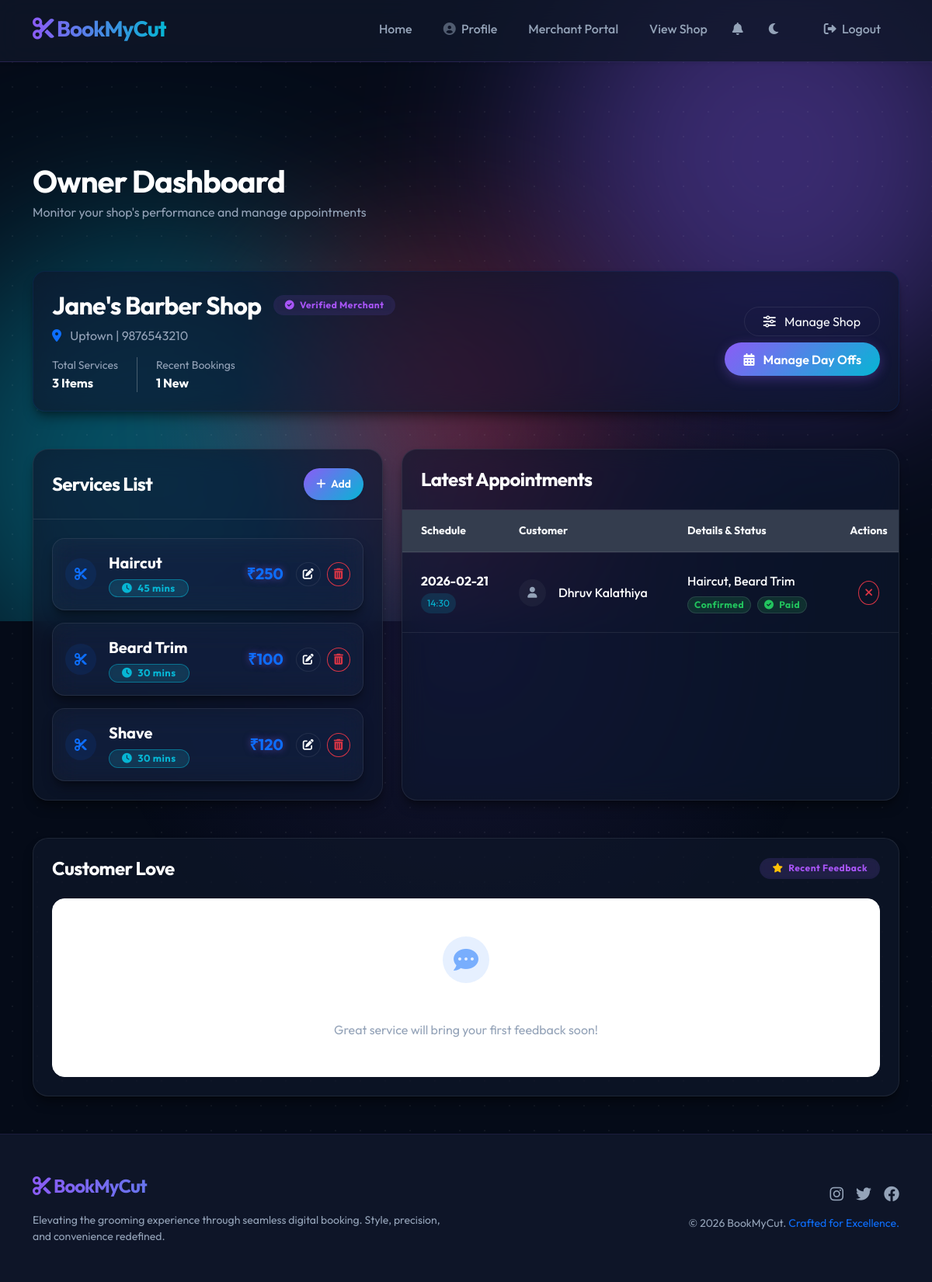
The page /owner/dashboard (signed in) on the database as committed earlier.
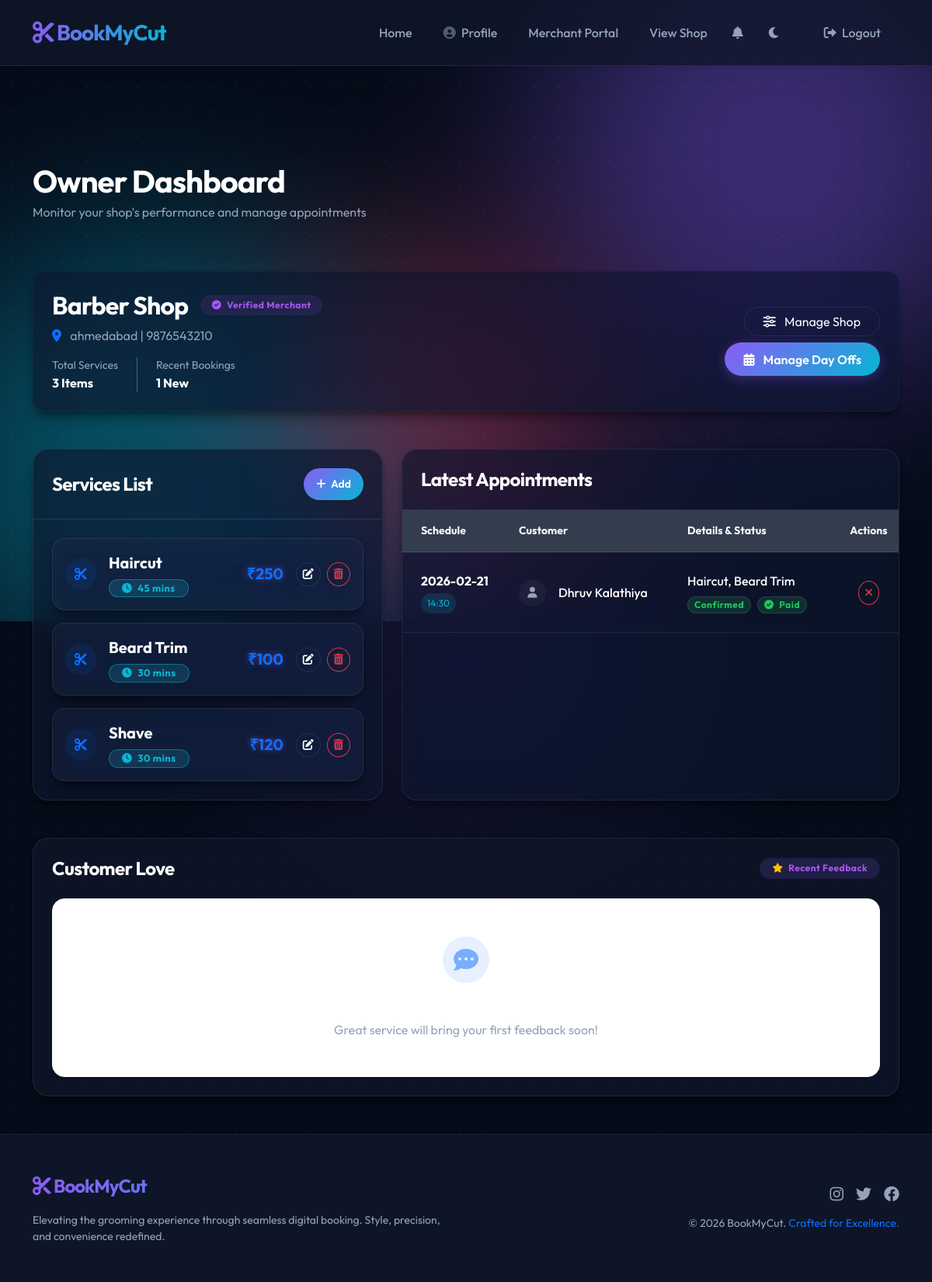
The same page on the database as committed later.
### tables this page shows
CREATE TABLE shops (
    id INTEGER PRIMARY KEY AUTOINCREMENT,
    owner_id INTEGER NOT NULL,
    name VARCHAR(100) NOT NULL,
    area VARCHAR(100) NOT NULL,
    address TEXT NOT NULL,
    description TEXT,
    contact_number VARCHAR(20),
    shop_image VARCHAR(255),
    created_at TIMESTAMP DEFAULT (datetime('now', 'localtime')),
    FOREIGN KEY (owner_id) REFERENCES users(id) ON DELETE CASCADE
);

### app.py (the view)
@app.route('/owner/dashboard')
def owner_dashboard():
    if not is_logged_in() or not is_owner():
        return redirect(url_for('login'))
    cursor = get_db_cursor()
    cursor.execute('SELECT * FROM shops WHERE owner_id = ?', (session['id'],))
    shop = cursor.fetchone()
    services = []
    appointments = []
    reviews = []
    if shop:
        cursor.execute('SELECT * FROM services WHERE shop_id = ?', (shop['id'],))
        services = cursor.fetchall()
        cursor.execute('''
            SELECT a.*, u.name as user_name, GROUP_CONCAT(s.name, ', ') as services_list, p.amount, p.status as payment_status
            FROM appointments a
            JOIN users u ON a.user_id = u.id
            LEFT JOIN appointment_services asrv ON a.id = asrv.appointment_id
            LEFT JOIN services s ON asrv.service_id = s.id
            LEFT JOIN payments p ON a.id = p.appointment_id
            WHERE a.shop_id = ?
            GROUP BY a.id
            ORDER BY a.appointment_date DESC, a.appointment_time DESC
        ''', (shop['id'],))
        appointments = cursor.fetchall()
        cursor.execute('''
            SELECT r.*, u.name as user_name
            FROM reviews r
            JOIN users u ON r.user_id = u.id
            WHERE r.shop_id = ?
            ORDER BY r.created_at DESC
        ''', (shop['id'],))
        reviews = cursor.fetchall()
    return render_template('owner_dashboard.html', shop=shop, services=services, appointments=appointments, reviews=reviews)

### templates/owner_dashboard.html (shortened to what the changed rows need)
{% extends 'base.html' %}
{% block content %}
<div class="row align-items-center mb-5 fade-in">
    <div class="col-12">
        <h1 class="fw-bold text-white mb-1">Owner Dashboard</h1>
    </div>
</div>
{% if not shop %}
<div class="glass-card p-5 text-center fade-in rounded-5">
    <div class="bg-surface-color p-4 rounded-circle d-inline-flex mx-auto mb-4 animate-float">
        <i class="fas fa-store-slash fa-4x text-warning opacity-50"></i>
    </div>
    <h2 class="text-white fw-bold mb-3">Shop Profile Incomplete</h2>
    <p class="text-muted mb-5 fs-5 mx-auto col-md-6">Welcome! To start receiving bookings, first set up your
        professional shop profile.</p>
    <a href="{{ url_for('add_shop') }}" class="btn btn-primary btn-lg rounded-pill px-5 py-3 shadow-xl">Setup My Shop <i
            class="fas fa-arrow-right ms-2"></i></a>
</div>
{% else %}
<div class="glass-card p-4 mb-5 fade-in rounded-4 shadow-xl border-primary border-opacity-10">
    <div class="row align-items-center">
        <div class="col-md-8">
            <div class="d-flex align-items-center mb-2">
                <h2 class="fw-bold text-white mb-0 me-3">{{ shop.name }}</h2>
                <span class="badge badge-soft-primary rounded-pill"><i class="fas fa-check-circle me-1"></i> Verified
                    Merchant</span>
            </div>
            <p class="text-muted mb-3"><i class="fas fa-map-marker-alt text-primary me-2"></i> {{ shop.area }} | {{
                shop.contact_number }}</p>
            <div class="d-flex gap-3">
                <div class="text-start">
                    <span class="text-muted small d-block">Total Services</span>
                    <span class="text-white fw-bold">{{ services|length }} Items</span>
                </div>
                <div class="text-start">
                    <span class="text-muted small d-block">Recent Bookings</span>
                    <span class="text-white fw-bold">{{ appointments|length }} New</span>
                </div>
            </div>
        </div>
        <div class="col-md-4 text-md-end mt-4 mt-md-0 d-flex flex-column gap-2 align-items-md-end">
            <a href="{{ url_for('edit_shop') }}" class="btn btn-outline-light rounded-pill px-4 card-hover-effect">
                <i class="fas fa-sliders-h me-2"></i> Manage Shop
            </a>
            <a href="{{ url_for('manage_dayoffs') }}" class="btn btn-primary rounded-pill px-4 card-hover-effect">
                <i class="fas fa-calendar-alt me-2"></i> Manage Day Offs
            </a>
        </div>
    </div>
</div>
<div class="row g-4">
    <div class="col-lg-5">
        <div class="glass-card h-100 fade-in delay-1 overflow-hidden">
            <div
                class="p-4 border-bottom border-white border-opacity-10 d-flex justify-content-between align-items-center">
                <h4 class="mb-0 fw-bold text-white">Services List</h4>
                <a href="{{ url_for('add_service') }}" class="btn btn-sm btn-primary rounded-pill px-3 shadow-sm">
                    <i class="fas fa-plus me-1"></i> Add
                </a>
            </div>
            <div class="p-4">
                {% if services %}
                <div class="d-flex flex-column gap-3">
                    {% for service in services %}
                    <div class="glass-card p-3 border-opacity-10 rounded-4 d-flex justify-content-between align-items-center card-hover-effect"
                        style="background: var(--card-sub-bg);">
                        <div class="d-flex align-items-center">
                            <div class="bg-primary bg-opacity-10 p-2 rounded-circle me-3 d-flex align-items-center justify-content-center"
                                style="width: 40px; height: 40px;">
                                <i class="fas fa-scissors text-primary"></i>
                            </div>
                            <div>
                                <span class="text-white-adaptive fw-bold d-block fs-5 mb-1">{{ service.name }}</span>
                                <span class="badge badge-soft-secondary rounded-pill px-3 py-1"
                                    style="font-size: 0.8rem; border: 1px solid var(--secondary-glow);">
                                    <i class="fas fa-clock me-1"></i> {{ service.duration_minutes }} mins
                                </span>
                            </div>
                        </div>
                        <div class="d-flex align-items-center gap-2">
                            <span class="text-primary fw-bold fs-5 me-2"
                                style="text-shadow: 0 0 10px var(--primary-glow);">₹{{
                                service.price }}</span>
                            <div class="d-flex gap-2">
                                <a href="{{ url_for('edit_service', service_id=service.id) }}"
                                    class="btn btn-outline-light btn-sm rounded-circle px-2" title="Edit Service">
                                    <i class="fas fa-edit"></i>
                                </a>
                                <form action="{{ url_for('delete_service', service_id=service.id) }}" method="POST"
                                    class="d-inline"
                                    onsubmit="return confirm('Are you sure you want to delete this service?');">
                                    <button type="submit" class="btn btn-outline-danger btn-sm rounded-circle px-2"
                                        title="Delete Service">
                                        <i class="fas fa-trash-alt"></i>
                                    </button>
                                </form>
                            </div>
                        </div>
                    </div>
                    {% endfor %}
                </div>
                {% else %}
                <div class="text-center py-5">
                    <i class="fas fa-concierge-bell fa-2x text-muted opacity-25 mb-3"></i>
                    <p class="text-muted">No services listed yet.</p>
                </div>
                {% endif %}
            </div>
        </div>
    </div>
    <div class="col-lg-7">
        <div class="glass-card h-100 fade-in delay-2 overflow-hidden">
            <div class="p-4 border-bottom border-white border-opacity-10">
                <h4 class="mb-0 fw-bold text-white">Latest Appointments</h4>
            </div>
            <div class="p-0">
                {% if appointments %}
                <div class="table-responsive">
                    <table class="table table-dark table-hover mb-0" style="--bs-table-bg: transparent;">
                        <thead class="bg-white bg-opacity-5">
                            <tr class="text-muted small">
                                <th class="ps-4 py-3">Schedule</th>
                                <th class="py-3">Customer</th>
                                <th class="py-3">Details & Status</th>
                                <th class="py-3 text-center">Actions</th>
                            </tr>
                        </thead>
                        <tbody>
                            {% for appt in appointments %}
                            <tr class="border-bottom border-white border-opacity-5 align-middle">
                                <td class="ps-4 py-4">
                                    <div class="text-white fw-bold">{{ appt.appointment_date }}</div>
                                    <div
                                        class="badge-soft-secondary rounded-pill x-small px-2 py-1 mt-1 d-inline-block">
                                        {{ appt.appointment_time }}</div>
                                </td>
                                <td class="py-4">
                                    <div class="d-flex align-items-center">
                                        <div class="bg-secondary bg-opacity-10 rounded-circle w-35 h-35 d-flex align-items-center justify-content-center me-3"
                                            style="width: 35px; height: 35px;">
                                            <i class="fas fa-user text-muted small"></i>
                                        </div>
                                        <span class="text-white fw-medium">{{ appt.user_name }}</span>
                                    </div>
                                </td>
                                <td class="py-4">
                                    <div class="text-light fs-6 mb-2 fw-medium">{{ appt.services_list|truncate(40) }}
                                    </div>
                                    <div class="d-flex gap-2">
                                        <span
                                            class="badge badge-soft-{{ 'success' if appt.status == 'confirmed' else ('info' if appt.status == 'completed' else ('danger' if appt.status == 'cancelled' else 'warning')) }} px-2 py-1"
                                            style="border: 1px solid var(--inner-border);">
                                            {{ appt.status|title }}
                                        </span>
                                        {% if appt.payment_status == 'paid' %}
                                        <span class="badge badge-soft-success px-2 py-1"
                                            style="border: 1px solid var(--inner-border);">
                                            <i class="fas fa-check-circle me-1"></i> Paid
                                        </span>
                                        {% elif appt.payment_status == 'partially_paid' %}
                                        <span class="badge badge-soft-warning px-2 py-1"
                                            style="border: 1px solid var(--inner-border);">
                                            <i class="fas fa-adjust me-1"></i> Partial (50%)
                                        </span>
                                        {% else %}
                                        <span class="badge badge-soft-danger px-2 py-1"
                                            style="border: 1px solid var(--inner-border);">
                                            <i class="fas fa-exclamation-circle me-1"></i> Unpaid
                                        </span>
                                        {% endif %}
                                    </div>
                                </td>
                                <td class="py-4 text-center">
                                    <div class="d-flex justify-content-center gap-2">
                                        {% if appt.status in ['pending', 'confirmed'] %}
                                        <form action="{{ url_for('cancel_appointment', appointment_id=appt.id) }}"
                                            method="POST" class="d-inline"
                                            onsubmit="return confirm('Are you sure you want to cancel this booking?');">
                                            <button type="submit"
                                                class="btn btn-outline-danger btn-sm rounded-circle px-2"
                                                title="Cancel Booking">
                                                <i class="fas fa-times"></i>
                                            </button>
                                        </form>
                                        {% endif %}
                                    </div>
                                </td>
                            </tr>
                            {% endfor %}
                        </tbody>
                    </table>
                </div>
                {% else %}
                <div class="text-center py-5">
                    <i class="fas fa-calendar-times fa-2x text-muted opacity-25 mb-3"></i>
                    <p class="text-muted">Waiting for your first booking!</p>
                </div>
                {% endif %}
            </div>
        </div>
    </div>
</div>
<div class="row mt-5 fade-in delay-3">
    <div class="col-12">
        <div class="glass-card p-4">
            <div class="d-flex justify-content-between align-items-center mb-4">
                <h4 class="fw-bold text-white mb-0">Customer Love</h4>
                <div class="badge badge-soft-primary rounded-pill px-3">
                    <i class="fas fa-star me-1 text-warning"></i> Recent Feedback
                </div>
            </div>
            {% if reviews %}
            <div class="row g-4">
                {% for review in reviews %}
                <div class="col-md-6 col-lg-4">
                    <div class="review-card">
                        <div class="d-flex justify-content-between align-items-center mb-3">
                            <div class="star-rating">
                                {% for i in range(5) %}
                                <i class="fas fa-star {% if i >= review.rating %}opacity-25{% endif %}"></i>
                                {% endfor %}
                            </div>
                            <span class="text-muted x-small">{{ review.created_at|datetimeformat('%d %b') }}</span>
                        </div>
                        <p class="quote-text mb-4">"{{ review.comment }}"</p>
                        <div class="review-meta">
                            <div class="review-avatar">
                                {{ review.user_name[0]|upper }}
                            </div>
                            <div class="d-flex flex-column">
                                <span class="text-white-adaptive fw-bold small">{{ review.user_name }}</span>
                                <span class="text-muted x-small">Verified Customer</span>
                            </div>
                        </div>
                    </div>
                </div>
                {% endfor %}
            </div>
            {% else %}
            <div
                class="p-5 text-center bg-white bg-opacity-5 border border-white border-opacity-5 rounded-4 animate-float">
                <div class="bg-primary bg-opacity-10 w-60 h-60 rounded-circle d-flex align-items-center justify-content-center mx-auto mb-3"
                    style="width: 60px; height: 60px;">
                    <i class="fas fa-comment-dots text-primary opacity-50 fa-2x"></i>
                </div>
                <h5 class="text-white fw-bold mb-2">No Reviews Yet</h5>
                <p class="text-muted mb-0">Great service will bring your first feedback soon!</p>
            </div>
            {% endif %}
        </div>
    </div>
</div>
{% endif %}
{% endblock %}

Rows that differ between the two databases and show on the page:
changed shops: name "Jane's Barber Shop" → "Barber Shop"; area "Uptown" → "ahmedabad"
